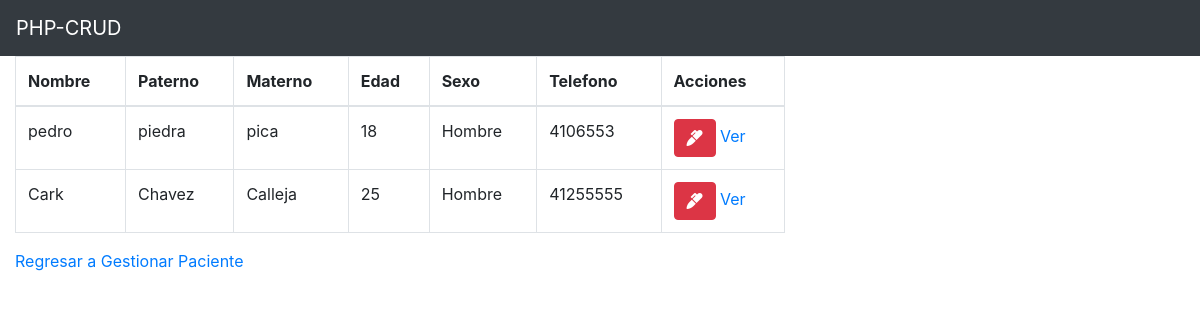
/cita/buscar.php (signed in), run on the app's committed database.
### tables this page shows
CREATE TABLE `doctor` (
  `id_doctor` int(11) NOT NULL,
  `nombre` varchar(30) DEFAULT NULL,
  `paterno` varchar(15) DEFAULT NULL,
  `materno` varchar(15) DEFAULT NULL,
  `edad` int(11) DEFAULT NULL,
  `sexo` varchar(10) DEFAULT NULL,
  `estado` varchar(20) DEFAULT NULL,
  `ciudad` varchar(30) DEFAULT NULL,
  `calle` varchar(40) DEFAULT NULL,
  `numero` int(11) DEFAULT NULL,
  `correo` varchar(50) DEFAULT NULL,
  `pass` varchar(20) DEFAULT NULL,
  `telefono` varchar(15) DEFAULT NULL
);

### cita/buscar.php (the view, shortened to what this page needs)
<?php include "./conexion.php"; ?>
<?php
    $usuario = $_SESSION['usuario'];
    $query = "SELECT * FROM paciente where correo = '$usuario'";
    $resultado = mysqli_query($conexion,$query);
    if(!$resultado){
        echo "Error en la consulta <br>";
    }
    else{
        $row = mysqli_fetch_array($resultado);
    }
    $id=$row['estado'];
?>
<?php include "./include/header.php";?>
<div class="col-md-8">
    <table class="table table-bordered" >
                    <thead>
                        <tr>
                            <th>Nombre</th>
                            <th>Paterno</th>
                            <th>Materno</th>
                            <th>Edad</th>
                            <th>Sexo</th>
                            <th>Telefono</th>
                            <th>Acciones</th>
                        </tr>
                    </thead>
                    <tbody>
                        <?php
                            $query = "SELECT * FROM doctor where estado = '$id'";
                            $resultado = mysqli_query($conexion,$query);
                            while($fila = mysqli_fetch_array($resultado)){?>
                                <tr>
                                    <td> <?php echo $fila['nombre'];?> </td>
                                    <td> <?php echo $fila['paterno'];?> </td>
                                    <td> <?php echo $fila['materno'];?> </td>
                                    <td> <?php echo $fila['edad'];?> </td>
                                    <td> <?php echo $fila['sexo'];?> </td>
                                    <td> <?php echo $fila['telefono'];?> </td>
                                    <td>
                                        <a href="cita.php?id=<?php echo $fila['id_doctor'];?>" class="btn btn-danger">
                                            <i class="fas fa-marker"></i>
                                        </a>
                                        <a href="cita.php?id=<?php echo $fila['id_doctor'];?>">Ver</a>
                                    </td>
                                </tr>
                            <?php } ?>
                    </tbody>
                </table>
    <a href="../paciente/gestionarPaciente.php">Regresar a Gestionar Paciente</a>
            </div>
<?php include "./include/footer.php";?>

### data on the page
doctor: nombre "pedro", paterno "piedra", materno "pica", edad "18", sexo "Hombre", telefono "4106553"
doctor: nombre "Cark", paterno "Chavez", materno "Calleja", edad "25", sexo "Hombre", telefono "41255555"
